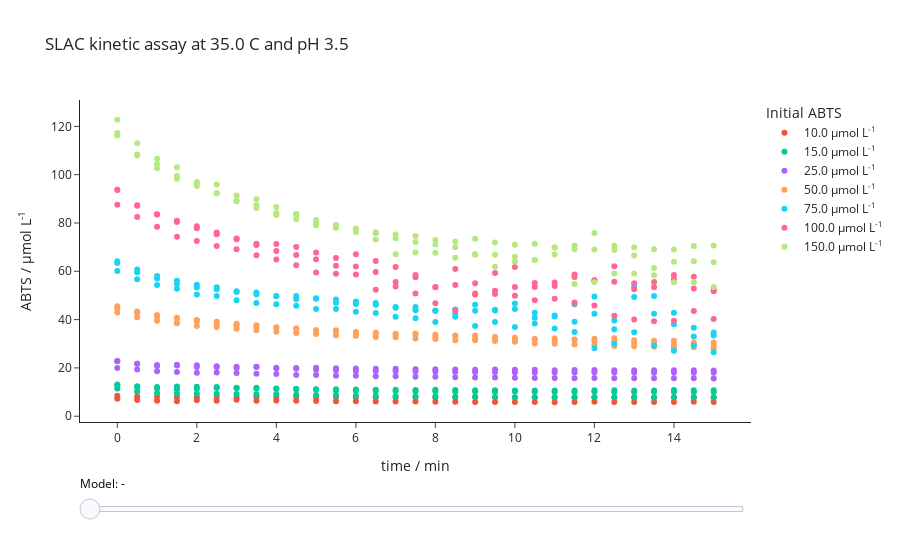

The notebook cell saved with this chart:
### Markdown cell above
## Next steps:

- write back results to EnzymeML
- parallelize fitting of different models in `Estimator`
- visualization

### Code cell
e.visualize()
